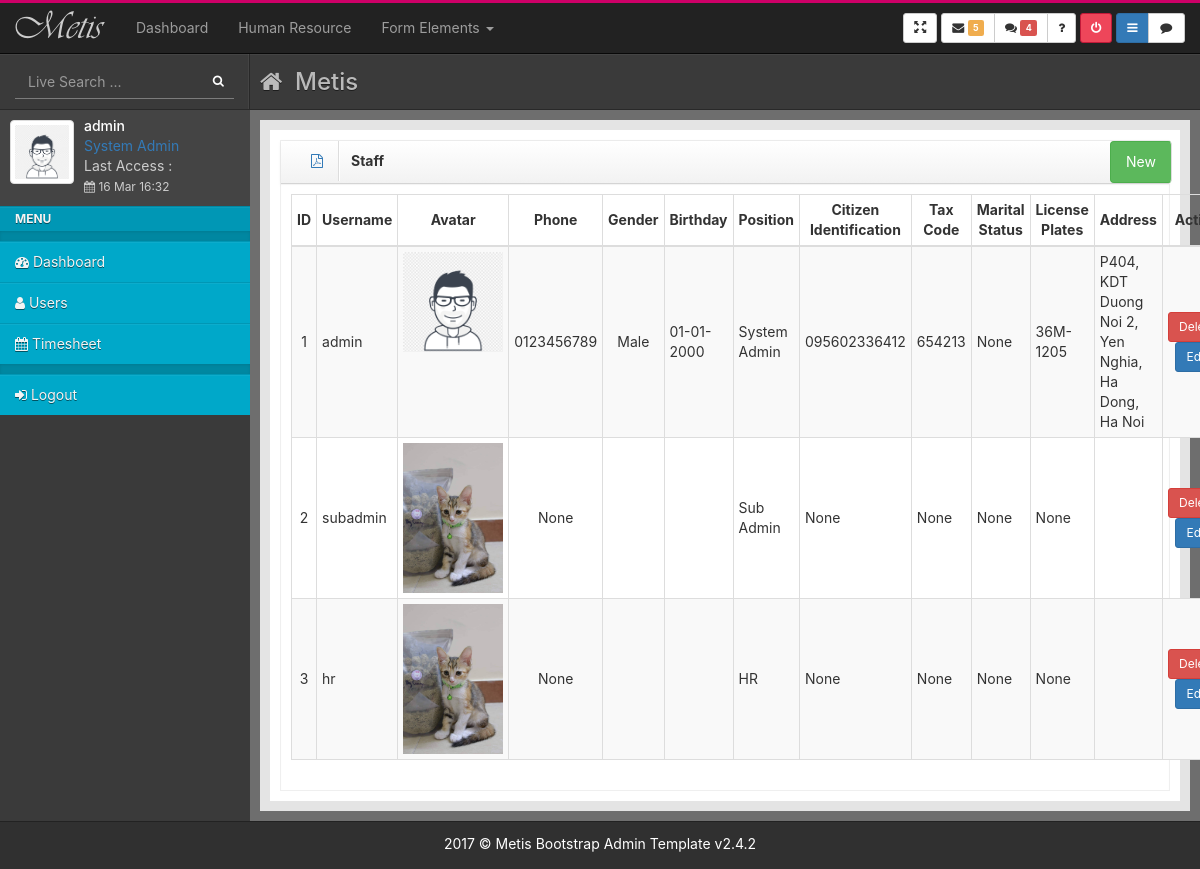
Page /hr/users-list (signed in) on the committed database.
### core/models.py (models this page shows, shortened)
class User(AbstractBaseUser, PermissionsMixin):
    username = models.CharField(_("username"), max_length=100, unique=True, validators=[UnicodeUsernameValidator()], error_messages={"unique": _("A user with that username already exists."),})
    email = models.EmailField(_("email address"), blank=True)
    is_staff = models.BooleanField(_("staff status"), default=False,)
    is_active = models.BooleanField(_("active"), default=True)
    date_joined = models.DateTimeField(_("date joined"), default=timezone.now)
    objects = UserManager()
    EMAIL_FIELD = "email"
    USERNAME_FIELD = "username"
    class Meta:
        verbose_name = _("user")
        verbose_name_plural = _("users")

class Profile(models.Model):
    user = models.OneToOneField(User, on_delete=models.CASCADE)
    first_name = models.CharField(_("first name"), max_length=100, blank=True)
    last_name = models.CharField(_("last name"), max_length=100, blank=True)    # Surname
    phone = models.CharField(_("phone"), max_length=100, blank=True, null=True)
    birthday = models.DateField(_("birthday"), max_length=10, blank=True, null=True)
    gender = models.CharField(_("gender"), max_length=100, blank=True, choices=GENDER_CHOICES)
    age = models.IntegerField(_("age"), blank=True, null=True)
    address = models.CharField(_("address"), max_length=100, blank=True, null=True)
    avatar = models.ImageField(default='images/avatar_default1.jpg', upload_to='images')
    citizen_identification = models.CharField(_("citizen identification"), max_length=100, blank=True, null=True)
    tax_code = models.CharField(_("tax code"), max_length=100, blank=True, null=True)
    degree = models.CharField(_("degree"), max_length=100, blank=True, null=True)
    certificate = models.CharField(_("certificate"), max_length=100, blank=True, null=True)
    marital_status = models.CharField(_("marital_status"), max_length=100, blank=True, null=True)
    license_plates = models.CharField(_("license_plates"), max_length=100, blank=True, null=True)

### hr/views.py (the view)
# urls.py: path('hr/users-list', hr_views.users_list, name='users-list'),
@group_required('HR', raise_exception=True)
def users_list(request):
    users = get_user_model().objects.all()
    context = { 'users': users, }
    return render(request, 'hr/users-list.html', context)

### common/authorization.py (called while the page is built)
def group_required(*group_names, login_url=None, raise_exception=False):
    def in_groups(u):
        if u.is_authenticated:
            if bool(u.groups.filter(name__in=group_names)) | u.is_superuser:
                return True
        if raise_exception:
            raise PermissionDenied
        return False
    return user_passes_test(in_groups, login_url=login_url)

### templates/hr/users-list.html (shortened to what this page needs)
{% extends 'base.html' %}
{% load static %}
{% block content %}
<div id="content">
  <div class="outer">
    <div class="inner bg-light lter">
      <div class="row">
        <div class="col-lg-12">
          <div class="box">
            <header class="">
              <div class="col-lg-3">
                <a href="{% url 'staff-report' %}" class="icons"><i class="fa fa-file-pdf-o"></i></a>
                <h5>Staff</h5>
              </div>
              <div class="col-lg-8"></div>
              <div class="col-lg-1" >
                <a href="{% url 'users-add' %}" class="icons btn btn-success"> New</a>
              </div>
            </header>
            <div id="collapse4" class="body">
              <table id="dataTable" class="table table-bordered table-condensed table-hover table-striped">
                <thead>
                  <tr>
                    <th style="width: 3%; text-align: center; vertical-align:middle;" >ID</th>
                    <th style="width: 5%; text-align: center; vertical-align:middle;" >Username</th>
                    <th style="width: 10%; text-align: center; vertical-align:middle;" >Avatar</th>
                    <th style="width: 8%; text-align: center; vertical-align:middle;" >Phone</th>
                    <th style="width: 5%; text-align: center; vertical-align:middle;" >Gender</th>
                    <th style="width: 8%; text-align: center; vertical-align:middle;" >Birthday</th>
                    <th style="width: 8%; text-align: center; vertical-align:middle;" >Position</th>
                    <th style="width: 8%; text-align: center; vertical-align:middle;" >Citizen Identification</th>
                    <th style="width: 8%; text-align: center; vertical-align:middle;" >Tax Code</th>
                    <th style="width: 8%; text-align: center; vertical-align:middle;" >Marital Status</th>
                    <th style="width: 8%; text-align: center; vertical-align:middle;" >License Plates</th>
                    <th style="text-align: center; vertical-align:middle;" >Address</th>
                    <th style="width: 8%; text-align: center; vertical-align:middle;" >Action</th>
                  </tr>
                </thead>
                <tbody>
                  {% for user in users %}
                  <tr>
                    <td style="text-align: center; vertical-align:middle;">{{user.id}}</td>
                    <td style="vertical-align:middle;">{{user.username}}</td>
                    <td style="text-align: center;"> <img style="max-width: 100px;" src="{{user.profile.avatar.url}}" alt="avatar" /> </td>
                    <td style="text-align: center; vertical-align:middle;">{{user.profile.phone}}</td>
                    <td style="text-align: center; vertical-align:middle;">{{user.profile.gender}}</td>
                    <td style="vertical-align:middle;">{{user.profile.birthday|date:"d-m-Y"}}</td>
                    <td style="vertical-align:middle;">{{user.groups.all.0}}</td>
                    <td style="vertical-align:middle;">{{user.profile.citizen_identification}}</td>
                    <td style="vertical-align:middle;">{{user.profile.tax_code}}</td>
                    <td style="vertical-align:middle;">{{user.profile.marital_status}}</td>
                    <td style="vertical-align:middle;">{{user.profile.license_plates}}</td>
                    <td style="vertical-align:middle;">{{user.profile.address}}</td>
                    <td style="text-align: center; vertical-align:middle;">
                      <a class="btn btn-danger btn-sm" href="{% url 'users-delete' pk=user.id %}"> Delete </a>
                      <a class="btn btn-primary btn-sm" href="#"> Edit </a>
                    </td>
                  </tr>
                  {% endfor %}
                </tbody>
              </table>
            </div>
          </div>
        </div>
      </div>
    </div>
  </div>
</div>
{% endblock content %}

### templates/includes/sidebar.html (shortened to what this page needs)
{% load static %}
<div id="left">
    <div class="media user-media bg-dark dker">
      <div class="user-wrapper bg-dark">
        <a class="user-link" href="">
          <img class="media-object img-thumbnail user-img" style="width: 64px; height: 64px;" alt="User Picture" src="{{request.user.profile.avatar.url}}">
        </a>
        <div class="media-body">
          <h5 class="media-heading">{{request.user.username}}</h5>
          <ul class="list-unstyled user-info">
            <li><a href="">{{ request.user.groups.all.0 }}</a></li>
            <li>Last Access : <br>
              <small><i class="fa fa-calendar"></i>&nbsp;16 Mar 16:32</small>
            </li>
          </ul>
        </div>
      </div>
    </div>
    <ul id="menu" class="bg-blue dker">
      <li class="nav-header">Menu</li>
      <li class="nav-divider"></li>
      <li class="">
        <a href="{% url 'dashboard' %}">
          <i class="fa fa-dashboard"></i><span class="link-title">&nbsp;Dashboard</span>
        </a>
      </li>
      <li>
        <a href="{% url 'users-list' %}">
          <i class="fa fa-user"></i>
          <span class="link-title">
            Users
          </span>
        </a>
      </li>
      <li>
        <a href="#">
          <i class="fa fa-calendar"></i>
          <span class="link-title">
            Timesheet
          </span>
        </a>
      </li>
      <li class="nav-divider"></li>
      <li>
        <a href="{% url 'logout' %}">
          <i class="fa fa-sign-in"></i>
          <span class="link-title">
            Logout
          </span>
        </a>
      </li>
    </ul>
  </div>

### static/assets/css/main.css (style rules this page uses)
body { font-family: -apple-system, system-ui, BlinkMacSystemFont, "Segoe UI", Roboto, "Helvetica Neue", Arial, sans-serif; }
html { position: relative; min-height: 100%; }
body { margin-bottom: 48px; }
#left { transition: all 0.3s ease-in-out; width: 250px; z-index: 999; }
#left { position: absolute; left: -250px; }
@media (min-width: 768px) { #left { position: -webkit-sticky; position: sticky; float: left; left: auto; } }
@media (min-width: 768px) { #content { transition: all 0.3s ease-in-out; overflow: hidden; } }
.user-media .user-link { display: block; margin-left: auto; margin-right: auto; position: relative; }
.user-media .user-link .user-img { margin: 10px auto; }
.user-media .user-link { float: left; }
.user-media .user-link .user-img { margin: 10px; }
.user-media .media-body { margin-left: 12px; }
.user-media .media-body h5.media-heading { color: #fff; padding-top: 8px; margin-bottom: 3px; }
.user-media .media-body ul.user-info li { color: #ccc; }
.user-media:before, .user-media:after { content: " "; display: table; }
.user-media:after { clear: both; }
#menu, #menu ul, #menu li, #menu a { padding: 0; margin: 0; color: #f4f4f4; }
#menu, #menu ul { list-style: none; }
#menu li, #menu a { position: relative; display: block; }
#menu a, #menu a:hover, #menu a:focus, #menu a:active { text-decoration: none; }
#menu > li > a { border-top: 1px solid rgba(0, 0, 0, 0.1); box-shadow: inset 0 1px 0 rgba(255, 255, 255, 0.05); text-shadow: 0 1px 0 rgba(0, 0, 0, 0.5); padding: 10px 0 10px 15px; }
body:not(.sidebar-left-mini) #menu .nav-header { padding: 3px 15px !important; text-transform: uppercase; font-weight: bold; font-size: 12px; border-top: 1px solid rgba(0, 0, 0, 0.1); box-shadow: 0px 1px 0px rgba(255, 255, 255, 0.05) inset; text-shadow: 0px 1px 0px rgba(0, 0, 0, 0.5); background: rgba(0, 0, 0, 0.1); }
#menu .nav-divider { height: 1rem; margin: 0; background: rgba(0, 0, 0, 0.2); box-shadow: 0px 1px 3px rgba(0, 0, 0, 0.1) inset; }
#content { transition: width 0.4s; }
.outer { padding: 10px; background-color: #6e6e6e; }
.outer:before, .outer:after { content: " "; display: table; }
.outer:after { clear: both; }
.inner { position: relative; min-height: 1px; padding-right: 10px; padding-left: 10px; background: #fff; border: 10px solid #e4e4e4; }
@media (min-width: 768px) { .inner { float: left; width: 100%; } }
.box { margin: 10px auto; display: block; position: relative; border: 1px solid #efefef; }
.box header { background-image: linear-gradient(to bottom, #fff 0%, #f2f2f2 100%); background-repeat: repeat-x; filter: progid:DXImageTransform.Microsoft.gradient(startColorstr='#ffffffff', endColorstr='#fff2f2f2', GradientType=0); border-bottom: 1px solid #d4d4d4; box-shadow: 0 1px 4px rgba(0, 0, 0, 0.065); }
.box header:before, .box header:after { content: " "; display: table; }
.box header:after { clear: both; }
.box header .icons, .box header h5, .box header .toolbar { position: relative; min-height: 1px; float: left; padding: 0; margin: 0; display: block; }
.box header .icons { padding: 10px 15px; border-right: 1px solid #ddd; box-shadow: 1px 0px 0px #fff; }
.box header h5 { padding: 12px; font-weight: bold; }
.box .body { padding: 10px; box-shadow: inset 0 1px 1px rgba(0, 0, 0, 0.05); width: 100%; background-color: #fff; }
.bg-blue { background-color: #00CAF2; color: #fff !important; }
.bg-blue.dker, .bg-blue > .dker { background-color: #00a8c9 !important; }
.bg-dark { background-color: #444; color: #fff !important; }
.bg-dark.dker, .bg-dark > .dker { background-color: #303030 !important; }
.bg-light { background-color: #eee; color: #333 !important; }
.bg-light.lter, .bg-light > .lter { background-color: #ffffff !important; }

### rows in the picture
User: user.profile.avatar (picture), user.username "admin", user.groups.all.0 "System Admin", id "1", username "admin", profile.avatar (picture), profile.phone "0123456789", profile.gender "Male", profile.birthday "01-01-2000", groups.all.0 "System Admin", profile.citizen_identification "095602336412", profile.tax_code "654213", profile.marital_status "None", profile.license_plates "36M-1205", profile.address "P404, KDT Duong Noi 2, Yen Nghia, Ha Dong, Ha Noi"
User: id "2", username "subadmin", profile.avatar (placeholder picture), profile.phone "None", groups.all.0 "Sub Admin", profile.citizen_identification "None", profile.tax_code "None", profile.marital_status "None", profile.license_plates "None"
User: id "3", username "hr", profile.avatar (placeholder picture), profile.phone "None", groups.all.0 "HR", profile.citizen_identification "None", profile.tax_code "None", profile.marital_status "None", profile.license_plates "None"
